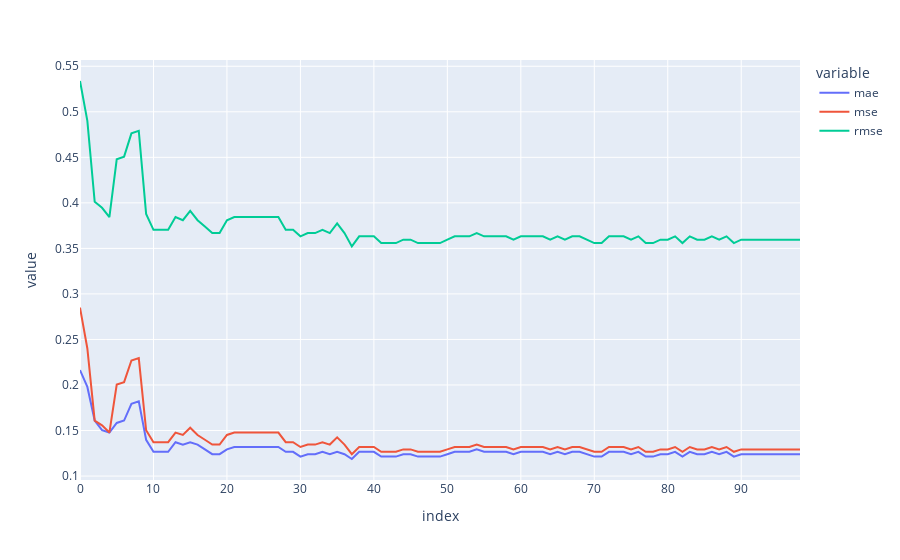

Notebook cell for this chart:
### Code cell
# Plot the dataframe
df_n_estim.plot(y=['mae', 'mse', 'rmse'], kind='line')
